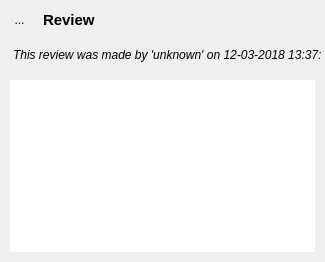
        <widget class="ReviewPage" name="review_page">
         <layout class="QVBoxLayout" name="verticalLayout">
          <property name="spacing">
           <number>0</number>
          </property>
          <property name="leftMargin">
           <number>0</number>
          </property>
          <property name="topMargin">
           <number>0</number>
          </property>
          <property name="rightMargin">
           <number>0</number>
          </property>
          <property name="bottomMargin">
           <number>0</number>
          </property>
          <item>
           <widget class="QWidget" name="widget_18" native="true">
            <property name="sizePolicy">
             <sizepolicy hsizetype="Preferred" vsizetype="Fixed">
              <horstretch>0</horstretch>
              <verstretch>0</verstretch>
             </sizepolicy>
            </property>
            <property name="minimumSize">
             <size>
              <width>0</width>
              <height>40</height>
             </size>
            </property>
            <property name="maximumSize">
             <size>
              <width>16777215</width>
              <height>40</height>
             </size>
            </property>
            <layout class="QHBoxLayout" name="horizontalLayout_16">
             <property name="spacing">
              <number>0</number>
             </property>
             <property name="leftMargin">
              <number>0</number>
             </property>
             <property name="topMargin">
              <number>0</number>
             </property>
             <property name="rightMargin">
              <number>0</number>
             </property>
             <property name="bottomMargin">
              <number>0</number>
             </property>
             <item>
              <widget class="QWidget" name="review_back_container" native="true">
               <layout class="QHBoxLayout" name="horizontalLayout_17">
                <property name="spacing">
                 <number>0</number>
                </property>
                <property name="leftMargin">
                 <number>0</number>
                </property>
                <property name="topMargin">
                 <number>0</number>
                </property>
                <property name="rightMargin">
                 <number>0</number>
                </property>
                <property name="bottomMargin">
                 <number>0</number>
                </property>
                <item>
                 <spacer name="horizontalSpacer_23">
                  <property name="orientation">
                   <enum>Qt::Horizontal</enum>
                  </property>
                  <property name="sizeType">
                   <enum>QSizePolicy::Minimum</enum>
                  </property>
                  <property name="sizeHint" stdset="0">
                   <size>
                    <width>10</width>
                    <height>13</height>
                   </size>
                  </property>
                 </spacer>
                </item>
                <item>
                 <widget class="QToolButton" name="review_back_button">
                  <property name="minimumSize">
                   <size>
                    <width>0</width>
                    <height>30</height>
                   </size>
                  </property>
                  <property name="maximumSize">
                   <size>
                    <width>16777215</width>
                    <height>30</height>
                   </size>
                  </property>
                  <property name="cursor">
                   <cursorShape>PointingHandCursor</cursorShape>
                  </property>
                  <property name="styleSheet">
                   <string notr="true">border: none;</string>
                  </property>
                  <property name="text">
                   <string>...</string>
                  </property>
                  <property name="icon">
                   <iconset>
                    <normaloff>../images/back.png</normaloff>../images/back.png</iconset>
                  </property>
                 </widget>
                </item>
               </layout>
              </widget>
             </item>
             <item>
              <widget class="QLabel" name="label">
               <property name="sizePolicy">
                <sizepolicy hsizetype="Preferred" vsizetype="Preferred">
                 <horstretch>0</horstretch>
                 <verstretch>0</verstretch>
                </sizepolicy>
               </property>
               <property name="minimumSize">
                <size>
                 <width>0</width>
                 <height>0</height>
                </size>
               </property>
               <property name="maximumSize">
                <size>
                 <width>16777215</width>
                 <height>16777215</height>
                </size>
               </property>
               <property name="styleSheet">
                <string notr="true">font-weight: bold; font-size: 15px; margin-left: 10px;</string>
               </property>
               <property name="text">
                <string>Review</string>
               </property>
               <property name="alignment">
                <set>Qt::AlignLeading|Qt::AlignLeft|Qt::AlignVCenter</set>
               </property>
              </widget>
             </item>
             <item>
              <spacer name="horizontalSpacer_24">
               <property name="orientation">
                <enum>Qt::Horizontal</enum>
               </property>
               <property name="sizeHint" stdset="0">
                <size>
                 <width>40</width>
                 <height>20</height>
                </size>
               </property>
              </spacer>
             </item>
            </layout>
           </widget>
          </item>
          <item>
           <widget class="QLabel" name="label_18">
            <property name="sizePolicy">
             <sizepolicy hsizetype="Preferred" vsizetype="Fixed">
              <horstretch>0</horstretch>
              <verstretch>0</verstretch>
             </sizepolicy>
            </property>
            <property name="minimumSize">
             <size>
              <width>0</width>
              <height>30</height>
             </size>
            </property>
            <property name="maximumSize">
             <size>
              <width>16777215</width>
              <height>30</height>
             </size>
            </property>
            <property name="styleSheet">
             <string notr="true">padding-left: 10px; font-style: italic;</string>
            </property>
            <property name="text">
             <string>This review was made by 'unknown' on 12-03-2018 13:37:</string>
            </property>
           </widget>
          </item>
          <item>
           <widget class="QPlainTextEdit" name="review_text_input">
            <property name="enabled">
             <bool>true</bool>
            </property>
            <property name="styleSheet">
             <string notr="true">border: none; padding: 10px;</string>
            </property>
            <property name="readOnly">
             <bool>true</bool>
            </property>
            <property name="plainText">
             <string/>
            </property>
           </widget>
          </item>
          <item>
           <widget class="QWidget" name="widget_14" native="true"/>
          </item>
         </layout>
        </widget>
